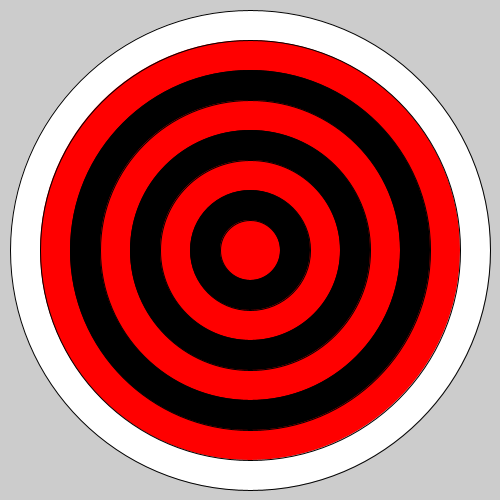
Frame 1 (no input)
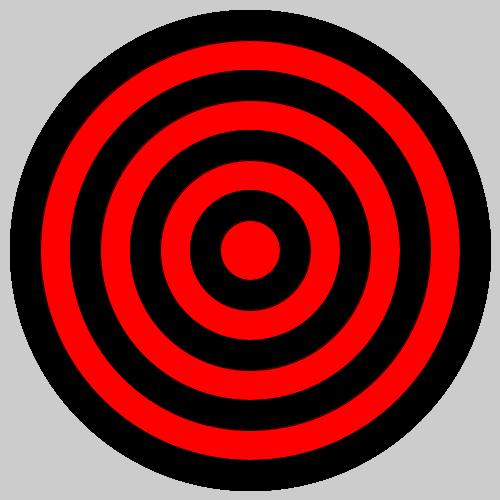
Frame 60 (the mouse pressed at the canvas centre just before this capture)
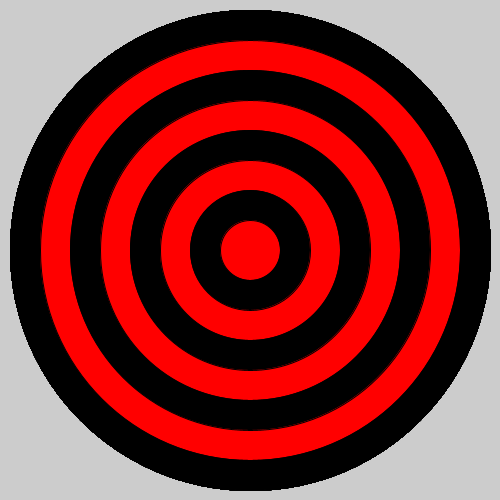
Frame 120 (the mouse held since frame 60 and released just before this capture)

The Processing sketch that drew these frames (run headless with seeded random() and noise(); from frame 60 on, the mouse is pressed at the canvas centre):

// Processing sketch: bullseye
// ── bullseye.pde

void setup() {

  // set the size of your sketch
  size(500, 500);
}

void draw() {

  //Starting with the largest ellipse, use a for loop to draw a bullseye with ellipses.
  int ellipseSize = 480;
  for (int i = 2; i < 10; i++) {
    ellipse(250, 250, ellipseSize, ellipseSize);
    ellipseSize = ellipseSize - 60;
    //Use an if statement and modulo to alternate the color of your rings.
    if (i%2 == 0) {
      fill(255, 0, 0);
    } else {
      fill(0, 0, 0);
    }
  }
}
